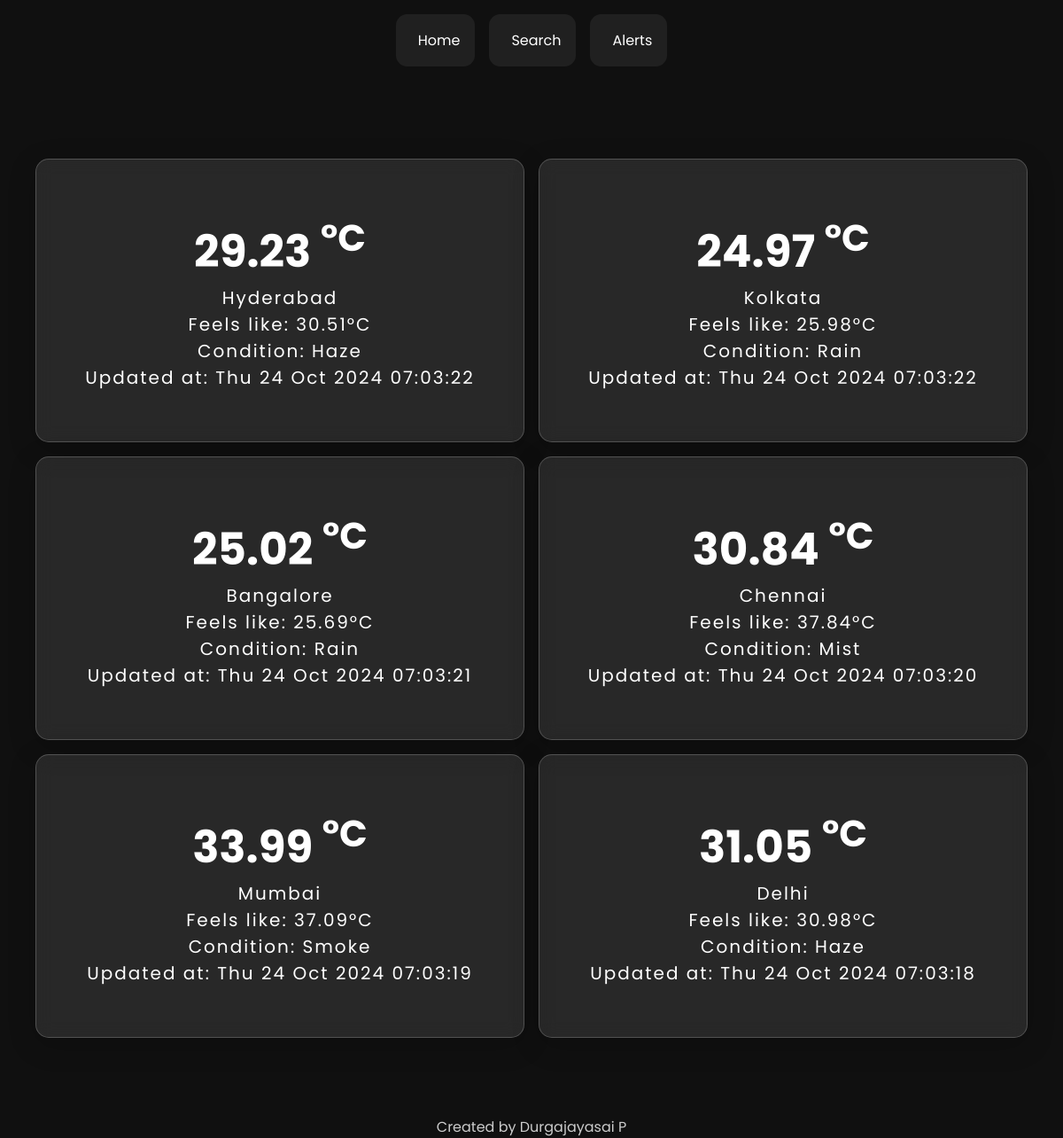
The page / on the database its author committed.
### weather/models.py (models this page shows)
class WeatherData(models.Model):
    city = models.CharField(max_length=100)
    temperature = models.FloatField()
    feels_like = models.FloatField()
    main_condition = models.CharField(max_length=100)
    timestamp = models.DateTimeField()

### weather/views.py (the view)
# urls.py: path('', views.home, name='home'),  # Home page to display weather data
def home(request):
    latest_weather = WeatherData.objects.order_by('-timestamp')[:6]# Get latest 5 records
    return render(request, 'index.html', {'latest_weather': latest_weather})

### templates/index.html (shortened to what this page needs)
<!DOCTYPE html>
<html lang="en">
<head>
    <link href="https://iconsax.gitlab.io/i/icons.css" rel="stylesheet"/>
    <link href="https://cdnjs.cloudflare.com/ajax/libs/font-awesome/5.15.3/css/all.min.css" rel="stylesheet">
</head>
<body>
<nav class="navbar">
    <div class="nav-list">
        <a href="/" class="nav-item">
            Home
        </a>
        <a href="/search" class="nav-item">
            Search
        </a>
        <a href="/alerts" class="nav-item">
            Alerts
        </a>
    </div>
</nav>
<section class="weather-cards-flow">
    <div class="weather-cards">
        {% for data in latest_weather %}
            <article class="weather-card">
                <h3 class="degrees">{{ data.temperature }} <sup>°C</sup></h3>
                <p>{{ data.city }}</p>
                <p>Feels like: {{ data.feels_like }}°C</p>
                <p>Condition: {{ data.main_condition }}</p>
                <p>Updated at: {{ data.timestamp|date:"D d M Y H:i:s" }}</p>
            </article>
        {% empty %}
            <p>No weather data available.</p>
        {% endfor %}
    </div>
</section>
<footer>
    <p>Created by Durgajayasai P</p>
</footer>
</body>
</html>

### templates/index.html (style rules this page uses)
* { margin: 0; padding: 0; box-sizing: border-box; }
body { background: #101010; font-family: "Poppins", sans-serif; }
a { text-decoration: none; color: #fff; }
.nav-list { display: flex; justify-content: center; align-items: center; padding: 1rem; gap: 1rem; }
.nav-item { display: flex; align-items: center; justify-content: center; background: #202020; border: 1px solid transparent; border-radius: 0.8rem; padding: 1rem; gap: 0.5rem; transition: all 400ms ease; }
.weather-cards-flow { margin-top: 3rem; }
.weather-cards { display: flex; flex-wrap: wrap; justify-content: space-between; padding: 2.5rem; gap: 1rem; }
.weather-card { flex: calc(33.33% - 10px); width: 300px; height: 320px; display: flex; flex-direction: column; align-items: center; justify-content: center; padding: 20px; border-radius: 15px; background: rgba(255, 255, 255, 0.1); backdrop-filter: blur(10px); box-shadow: 0 8px 32px rgba(0, 0, 0, 0.2); border: 1px solid rgba(255, 255, 255, 0.2); text-align: center; color: #fff; transition: all 400ms ease; }
.weather-card h3 { font-size: 50px; }
.weather-card p { font-size: 20px; letter-spacing: 2px; }
footer p { text-align: center; color: #ccc; margin-top: 3rem; user-select: none; }

### rows shown on the page
WeatherData: temperature "29.23", city "Hyderabad", feels_like "30.51", main_condition "Haze", timestamp "Thu 24 Oct 2024 07:03:22"
WeatherData: temperature "24.97", city "Kolkata", feels_like "25.98", main_condition "Rain", timestamp "Thu 24 Oct 2024 07:03:22"
WeatherData: temperature "25.02", city "Bangalore", feels_like "25.69", main_condition "Rain", timestamp "Thu 24 Oct 2024 07:03:21"
WeatherData: temperature "30.84", city "Chennai", feels_like "37.84", main_condition "Mist", timestamp "Thu 24 Oct 2024 07:03:20"
WeatherData: temperature "33.99", city "Mumbai", feels_like "37.09", main_condition "Smoke", timestamp "Thu 24 Oct 2024 07:03:19"
WeatherData: temperature "31.05", city "Delhi", feels_like "30.98", main_condition "Haze", timestamp "Thu 24 Oct 2024 07:03:18"
